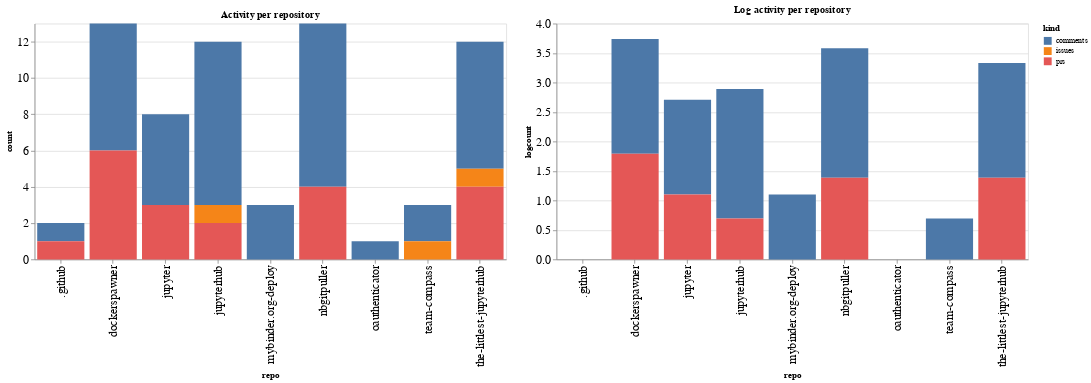

The notebook cell saved with this chart:
### Code cell
ch1 = alt.Chart(repo_summaries, width=600, title="Activity per repository").mark_bar().encode(
    x='repo',
    y='count',
    color='kind',
    tooltip="kind"
)

ch2 = alt.Chart(repo_summaries, width=600, title="Log activity per repository").mark_bar().encode(
    x='repo',
    y='logcount',
    color='kind',
    tooltip="kind"
)

ch1 | ch2

### Figure 1 — Vega-Lite specification as saved in the notebook (floating-point values rounded to 4 significant figures)
{"config": {"axisLeft": {"labelFontSize": 15}, "axisBottom": {"labelFontSize": 15}}, "hconcat": [{"mark": "bar", "encoding": {"color": {"type": "nominal", "field": "kind"}, "tooltip": {"type": "nominal", "field": "kind"}, "x": {"type": "nominal", "field": "repo"}, "y": {"type": "quantitative", "field": "count"}}, "title": "Activity per repository", "width": 600}, {"mark": "bar", "encoding": {"color": {"type": "nominal", "field": "kind"}, "tooltip": {"type": "nominal", "field": "kind"}, "x": {"type": "nominal", "field": "repo"}, "y": {"type": "quantitative", "field": "logcount"}}, "title": "Log activity per repository", "width": 600}], "data": {"name": "data-aa2ef337b88d35e1b3585d3a08e5bb02"}, "$schema": "https://vega.github.io/schema/vega-lite/v4.8.1.json", "datasets": {"data-aa2ef337b88d35e1b3585d3a08e5bb02": [{"repo": ".github", "kind": "comments", "count": 1, "logcount": 0.0}, {"repo": ".github", "kind": "prs", "count": 1, "logcount": 0.0}, {"repo": "dockerspawner", "kind": "comments", "count": 7, "logcount": 1.946}, {"repo": "dockerspawner", "kind": "prs", "count": 6, "logcount": 1.792}, {"repo": "jupyter", "kind": "comments", "count": 5, "logcount": 1.609}, {"repo": "jupyter", "kind": "prs", "count": 3, "logcount": 1.099}, {"repo": "jupyterhub", "kind": "comments", "count": 9, "logcount": 2.197}, {"repo": "jupyterhub", "kind": "issues", "count": 1, "logcount": 0.0}, {"repo": "jupyterhub", "kind": "prs", "count": 2, "logcount": 0.6931}, {"repo": "mybinder.org-deploy", "kind": "comments", "count": 3, "logcount": 1.099}, {"repo": "nbgitpuller", "kind": "comments", "count": 9, "logcount": 2.197}, {"repo": "nbgitpuller", "kind": "prs", "count": 4, "logcount": 1.386}, {"repo": "oauthenticator", "kind": "comments", "count": 1, "logcount": 0.0}, {"repo": "team-compass", "kind": "comments", "count": 2, "logcount": 0.6931}, {"repo": "team-compass", "kind": "issues", "count": 1, "logcount": 0.0}, {"repo": "the-littlest-jupyterhub", "kind": "comments", "count": 7, "logcount": 1.946}, {"repo": "the-littlest-jupyterhub", "kind": "issues", "count": 1, "logcount": 0.0}, {"repo": "the-littlest-jupyterhub", "kind": "prs", "count": 4, "logcount": 1.386}]}}
